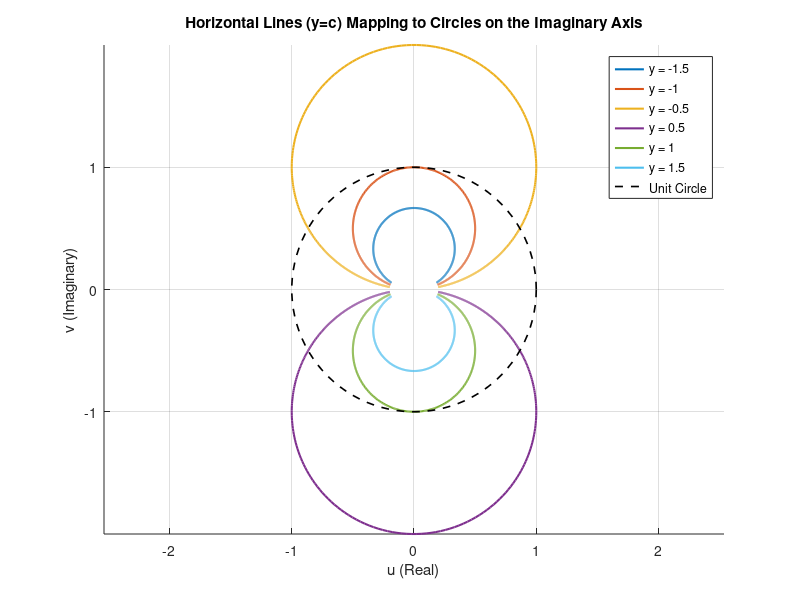

Recreate this plot in MATLAB.
% --- Specimen B: Mapping Horizontal Lines (Inversion) ---
x = linspace(-5, 5, 1000); % Large range for x to ensure circles close at the origin
y_values = [-1.5, -1, -0.5, 0.5, 1, 1.5]; % Constant height values (avoiding y=0)

figure; hold on;
colors = lines(length(y_values)); % Or use lines(length(y_values))
idx = 1;

for y = y_values
    z = x + 1i*y;           % Define horizontal lines in z
    w = 1./z;               % Apply the mapping w = 1/z
    plot(real(w), imag(w), 'LineWidth', 1.5, 'Color', colors(idx,:));
    idx = idx + 1;
end

% Unit Circle Reference (The Inversion Boundary)
th = linspace(0, 2*pi, 100);
plot(cos(th), sin(th), 'k--', 'LineWidth', 1.2); 

axis equal;
grid on;
title('Horizontal Lines (y=c) Mapping to Circles on the Imaginary Axis');
xlabel('u (Real)');
ylabel('v (Imaginary)');
legend('y = -1.5', 'y = -1', 'y = -0.5', 'y = 0.5', 'y = 1', 'y = 1.5', 'Unit Circle');

% Export for LaTeX
exportgraphics(gcf, 'SpecimenB_ImaginaryMapping.pdf', 'ContentType', 'vector')
